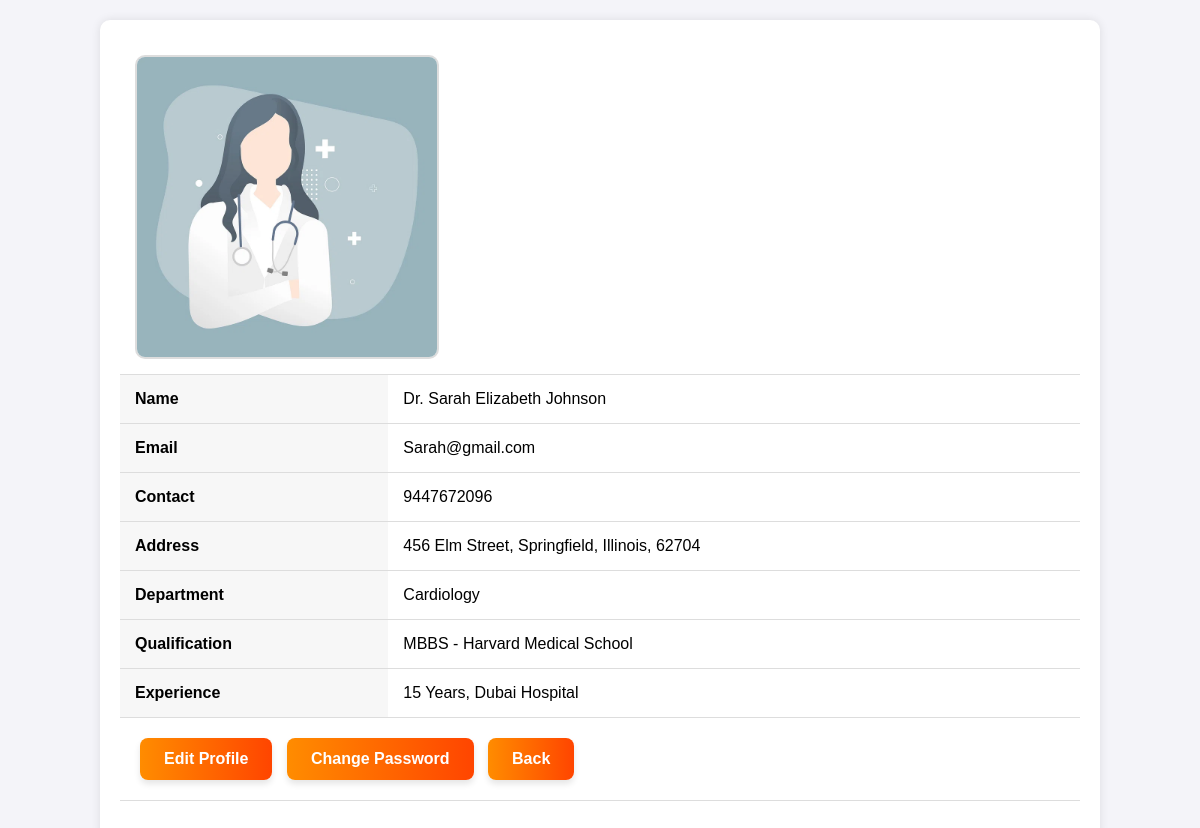
Page /Project/Doctor/MyProfile.php (signed in) on the committed database.
### tables this page shows
CREATE TABLE `tbl_doctor` (
  `doctor_name` varchar(30) NOT NULL,
  `doctor_email` varchar(30) NOT NULL,
  `doctor_contact` varchar(30) NOT NULL,
  `doctor_password` varchar(30) NOT NULL,
  `doctor_photo` varchar(300) NOT NULL,
  `doctor_id` int(11) NOT NULL,
  `doctor_qualification` varchar(300) NOT NULL,
  `doctor_address` varchar(300) NOT NULL,
  `doctor_experience` varchar(300) NOT NULL,
  `dept_id` int(11) NOT NULL
);

CREATE TABLE `tbl_department` (
  `dept_id` int(30) NOT NULL,
  `dept_name` varchar(30) NOT NULL
);

### Project/Doctor/MyProfile.php (the view, shortened to what this page needs)
<?php
include('../Assets/Connection/Connection.php');
?>
<!DOCTYPE html PUBLIC "-//W3C//DTD XHTML 1.0 Transitional//EN" "http://www.w3.org/TR/xhtml1/DTD/xhtml1-transitional.dtd">
<html xmlns="http://www.w3.org/1999/xhtml">
<head>
</head>
<body>
<div class="container">
  <form action="" method="post">
    <?php
    $sel = "select * from tbl_doctor doc inner join tbl_department dep on dep.dept_id = doc.dept_id where doctor_id = '".$_SESSION["docid"]."'";
    $result = $con -> query($sel);
    $data = $result -> fetch_assoc();
    ?>
    <table>
      <tr>
        <td colspan="2" align="center">
          <img src="../Assets/File/Doctor/<?php echo $data["doctor_photo"]?>" width="300" height="300"/>
        </td>
      </tr>
      <tr>
        <td>Name</td>
        <td><?php echo $data["doctor_name"]?></td>
      </tr>
      <tr>
        <td>Email</td>
        <td><?php echo $data["doctor_email"]?></td>
      </tr>
      <tr>
        <td>Contact</td>
        <td><?php echo $data["doctor_contact"]?></td>
      </tr>
      <tr>
        <td>Address</td>
        <td><?php echo $data["doctor_address"]?></td>
      </tr>
      <tr>
        <td>Department</td>
        <td><?php echo $data["dept_name"]?></td>
      </tr>
      <tr>
        <td>Qualification</td>
        <td><?php echo $data["doctor_qualification"]?></td>
      </tr>
      <tr>
        <td>Experience</td>
        <td><?php echo $data["doctor_experience"]?></td>
      </tr>
      <tr>
        <td colspan="2" align="center">
          <a href="EditProfile.php" class="button">Edit Profile</a>
          <a href="ChangePassword.php" class="button">Change Password</a>
          <a href="HomePage.php" class="button">Back</a>
        </td>
      </tr>
    </table>
  </form>
</div>
</body>
</html>

### Project/Doctor/MyProfile.php (style rules this page uses)
body { font-family: Arial, sans-serif; background-color: #f4f4f9; margin: 0; padding: 0; }
.container { width: 80%; margin: 20px auto; padding: 20px; background-color: #fff; border-radius: 10px; box-shadow: 0 0 10px rgba(0, 0, 0, 0.1); }
img { border-radius: 10px; border: 2px solid #ddd; }
table { width: 100%; border-collapse: collapse; margin-bottom: 20px; }
td { padding: 15px; text-align: left; border-bottom: 1px solid #ddd; }
td:first-child { background-color: #f7f7f7; font-weight: bold; }
td:last-child { background-color: #fff; }
.button { display: inline-block; padding: 12px 24px; margin: 5px; text-decoration: none; color: white; background: linear-gradient(to right, #ff8c00, #ff4500); border-radius: 8px; text-align: center; font-size: 1em; font-weight: bold; box-shadow: 0 4px 6px rgba(0, 0, 0, 0.1); transition: background 0.3s, transform 0.2s; }

### rows in the picture
tbl_doctor: doctor_photo (picture), doctor_name "Dr. Sarah Elizabeth Johnson", doctor_email "Sarah@gmail.com", doctor_contact "9447672096", doctor_address "456 Elm Street, Springfield, Illinois, 62704", dept.dept_name "Cardiology", doctor_qualification "MBBS - Harvard Medical School", doctor_experience "15 Years, Dubai Hospital"
